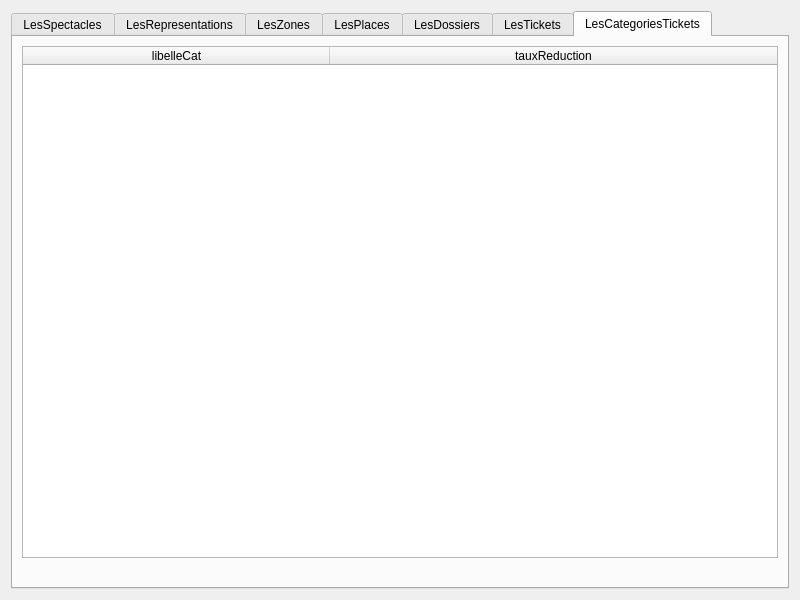
<?xml version="1.0" encoding="UTF-8"?>
<ui version="4.0">
 <class>tablesData</class>
 <widget class="QDialog" name="tablesData">
  <property name="windowModality">
   <enum>Qt::ApplicationModal</enum>
  </property>
  <property name="geometry">
   <rect>
    <x>0</x>
    <y>0</y>
    <width>800</width>
    <height>600</height>
   </rect>
  </property>
  <property name="sizePolicy">
   <sizepolicy hsizetype="Preferred" vsizetype="Preferred">
    <horstretch>0</horstretch>
    <verstretch>0</verstretch>
   </sizepolicy>
  </property>
  <property name="minimumSize">
   <size>
    <width>0</width>
    <height>0</height>
   </size>
  </property>
  <property name="windowTitle">
   <string>BD Théâtre</string>
  </property>
  <layout class="QVBoxLayout" name="verticalLayout">
   <item>
    <widget class="QTabWidget" name="tabWidget">
     <property name="currentIndex">
      <number>6</number>
     </property>
     <widget class="QWidget" name="tabSpectacles">
      <attribute name="title">
       <string>LesSpectacles</string>
      </attribute>
      <layout class="QVBoxLayout" name="verticalLayout_3">
       <item>
        <widget class="QTableWidget" name="tableSpectacles">
         <property name="sizePolicy">
          <sizepolicy hsizetype="Expanding" vsizetype="Expanding">
           <horstretch>0</horstretch>
           <verstretch>0</verstretch>
          </sizepolicy>
         </property>
         <property name="minimumSize">
          <size>
           <width>0</width>
           <height>400</height>
          </size>
         </property>
         <property name="baseSize">
          <size>
           <width>0</width>
           <height>0</height>
          </size>
         </property>
         <property name="columnCount">
          <number>3</number>
         </property>
         <attribute name="horizontalHeaderMinimumSectionSize">
          <number>50</number>
         </attribute>
         <attribute name="horizontalHeaderDefaultSectionSize">
          <number>200</number>
         </attribute>
         <attribute name="horizontalHeaderStretchLastSection">
          <bool>true</bool>
         </attribute>
         <attribute name="verticalHeaderVisible">
          <bool>false</bool>
         </attribute>
         <column>
          <property name="text">
           <string>noSpec</string>
          </property>
         </column>
         <column>
          <property name="text">
           <string>nomSpec</string>
          </property>
         </column>
         <column>
          <property name="text">
           <string>prixBaseSpec</string>
          </property>
         </column>
        </widget>
       </item>
       <item>
        <widget class="QLabel" name="label_spectacles">
         <property name="palette">
          <palette>
           <active>
            <colorrole role="WindowText">
             <brush brushstyle="SolidPattern">
              <color alpha="255">
               <red>255</red>
               <green>0</green>
               <blue>0</blue>
              </color>
             </brush>
            </colorrole>
           </active>
           <inactive>
            <colorrole role="WindowText">
             <brush brushstyle="SolidPattern">
              <color alpha="255">
               <red>255</red>
               <green>0</green>
               <blue>0</blue>
              </color>
             </brush>
            </colorrole>
           </inactive>
           <disabled>
            <colorrole role="WindowText">
             <brush brushstyle="SolidPattern">
              <color alpha="255">
               <red>120</red>
               <green>120</green>
               <blue>120</blue>
              </color>
             </brush>
            </colorrole>
           </disabled>
          </palette>
         </property>
         <property name="text">
          <string/>
         </property>
         <property name="alignment">
          <set>Qt::AlignCenter</set>
         </property>
        </widget>
       </item>
      </layout>
     </widget>
     <widget class="QWidget" name="tabRepresentations">
      <attribute name="title">
       <string>LesRepresentations</string>
      </attribute>
      <layout class="QVBoxLayout" name="verticalLayout_2">
       <item>
        <widget class="QTableWidget" name="tableRepresentations">
         <property name="sizePolicy">
          <sizepolicy hsizetype="Expanding" vsizetype="Expanding">
           <horstretch>0</horstretch>
           <verstretch>0</verstretch>
          </sizepolicy>
         </property>
         <property name="minimumSize">
          <size>
           <width>0</width>
           <height>400</height>
          </size>
         </property>
         <property name="baseSize">
          <size>
           <width>0</width>
           <height>0</height>
          </size>
         </property>
         <property name="layoutDirection">
          <enum>Qt::LeftToRight</enum>
         </property>
         <property name="columnCount">
          <number>4</number>
         </property>
         <attribute name="horizontalHeaderCascadingSectionResizes">
          <bool>true</bool>
         </attribute>
         <attribute name="horizontalHeaderMinimumSectionSize">
          <number>50</number>
         </attribute>
         <attribute name="horizontalHeaderDefaultSectionSize">
          <number>250</number>
         </attribute>
         <attribute name="horizontalHeaderHighlightSections">
          <bool>true</bool>
         </attribute>
         <attribute name="horizontalHeaderStretchLastSection">
          <bool>true</bool>
         </attribute>
         <attribute name="verticalHeaderVisible">
          <bool>false</bool>
         </attribute>
         <column>
          <property name="text">
           <string>noSpec</string>
          </property>
         </column>
         <column>
          <property name="text">
           <string>dateRep</string>
          </property>
         </column>
         <column>
          <property name="text">
           <string>promoRep</string>
          </property>
         </column>
         <column>
          <property name="text">
           <string>nbrPlacesDisp</string>
          </property>
         </column>
        </widget>
       </item>
       <item>
        <widget class="QLabel" name="label_representations">
         <property name="palette">
          <palette>
           <active>
            <colorrole role="WindowText">
             <brush brushstyle="SolidPattern">
              <color alpha="255">
               <red>255</red>
               <green>0</green>
               <blue>0</blue>
              </color>
             </brush>
            </colorrole>
           </active>
           <inactive>
            <colorrole role="WindowText">
             <brush brushstyle="SolidPattern">
              <color alpha="255">
               <red>255</red>
               <green>0</green>
               <blue>0</blue>
              </color>
             </brush>
            </colorrole>
           </inactive>
           <disabled>
            <colorrole role="WindowText">
             <brush brushstyle="SolidPattern">
              <color alpha="255">
               <red>120</red>
               <green>120</green>
               <blue>120</blue>
              </color>
             </brush>
            </colorrole>
           </disabled>
          </palette>
         </property>
         <property name="text">
          <string/>
         </property>
         <property name="alignment">
          <set>Qt::AlignCenter</set>
         </property>
        </widget>
       </item>
      </layout>
     </widget>
     <widget class="QWidget" name="tabZones">
      <attribute name="title">
       <string>LesZones</string>
      </attribute>
      <layout class="QVBoxLayout" name="verticalLayout_4">
       <item>
        <widget class="QTableWidget" name="tableZones">
         <property name="sizePolicy">
          <sizepolicy hsizetype="Expanding" vsizetype="Expanding">
           <horstretch>0</horstretch>
           <verstretch>0</verstretch>
          </sizepolicy>
         </property>
         <property name="minimumSize">
          <size>
           <width>0</width>
           <height>400</height>
          </size>
         </property>
         <property name="baseSize">
          <size>
           <width>0</width>
           <height>0</height>
          </size>
         </property>
         <property name="columnCount">
          <number>3</number>
         </property>
         <attribute name="horizontalHeaderMinimumSectionSize">
          <number>50</number>
         </attribute>
         <attribute name="horizontalHeaderDefaultSectionSize">
          <number>200</number>
         </attribute>
         <attribute name="horizontalHeaderStretchLastSection">
          <bool>true</bool>
         </attribute>
         <attribute name="verticalHeaderVisible">
          <bool>false</bool>
         </attribute>
         <column>
          <property name="text">
           <string>noZone</string>
          </property>
         </column>
         <column>
          <property name="text">
           <string>catZone</string>
          </property>
         </column>
         <column>
          <property name="text">
           <string>tauxZone</string>
          </property>
         </column>
        </widget>
       </item>
       <item>
        <widget class="QLabel" name="label_zones">
         <property name="palette">
          <palette>
           <active>
            <colorrole role="WindowText">
             <brush brushstyle="SolidPattern">
              <color alpha="255">
               <red>255</red>
               <green>0</green>
               <blue>0</blue>
              </color>
             </brush>
            </colorrole>
           </active>
           <inactive>
            <colorrole role="WindowText">
             <brush brushstyle="SolidPattern">
              <color alpha="255">
               <red>255</red>
               <green>0</green>
               <blue>0</blue>
              </color>
             </brush>
            </colorrole>
           </inactive>
           <disabled>
            <colorrole role="WindowText">
             <brush brushstyle="SolidPattern">
              <color alpha="255">
               <red>120</red>
               <green>120</green>
               <blue>120</blue>
              </color>
             </brush>
            </colorrole>
           </disabled>
          </palette>
         </property>
         <property name="text">
          <string/>
         </property>
         <property name="alignment">
          <set>Qt::AlignCenter</set>
         </property>
        </widget>
       </item>
      </layout>
     </widget>
     <widget class="QWidget" name="tabPlaces">
      <attribute name="title">
       <string>LesPlaces</string>
      </attribute>
      <layout class="QVBoxLayout" name="verticalLayout_5">
       <item>
        <widget class="QTableWidget" name="tablePlaces">
         <attribute name="horizontalHeaderMinimumSectionSize">
          <number>50</number>
         </attribute>
         <attribute name="horizontalHeaderDefaultSectionSize">
          <number>200</number>
         </attribute>
         <attribute name="horizontalHeaderStretchLastSection">
          <bool>true</bool>
         </attribute>
         <attribute name="verticalHeaderVisible">
          <bool>false</bool>
         </attribute>
         <column>
          <property name="text">
           <string>noPlace</string>
          </property>
         </column>
         <column>
          <property name="text">
           <string>noRang</string>
          </property>
         </column>
         <column>
          <property name="text">
           <string>noZone</string>
          </property>
         </column>
        </widget>
       </item>
       <item>
        <widget class="QLabel" name="label_places">
         <property name="palette">
          <palette>
           <active>
            <colorrole role="WindowText">
             <brush brushstyle="SolidPattern">
              <color alpha="255">
               <red>255</red>
               <green>0</green>
               <blue>0</blue>
              </color>
             </brush>
            </colorrole>
           </active>
           <inactive>
            <colorrole role="WindowText">
             <brush brushstyle="SolidPattern">
              <color alpha="255">
               <red>255</red>
               <green>0</green>
               <blue>0</blue>
              </color>
             </brush>
            </colorrole>
           </inactive>
           <disabled>
            <colorrole role="WindowText">
             <brush brushstyle="SolidPattern">
              <color alpha="255">
               <red>120</red>
               <green>120</green>
               <blue>120</blue>
              </color>
             </brush>
            </colorrole>
           </disabled>
          </palette>
         </property>
         <property name="text">
          <string/>
         </property>
         <property name="alignment">
          <set>Qt::AlignCenter</set>
         </property>
        </widget>
       </item>
      </layout>
     </widget>
     <widget class="QWidget" name="tabDossiers">
      <attribute name="title">
       <string>LesDossiers</string>
      </attribute>
      <layout class="QVBoxLayout" name="verticalLayout_6">
       <item>
        <widget class="QTableWidget" name="tableDossiers">
         <attribute name="horizontalHeaderMinimumSectionSize">
          <number>50</number>
         </attribute>
         <attribute name="horizontalHeaderDefaultSectionSize">
          <number>331</number>
         </attribute>
         <attribute name="horizontalHeaderStretchLastSection">
          <bool>true</bool>
         </attribute>
         <attribute name="verticalHeaderVisible">
          <bool>false</bool>
         </attribute>
         <column>
          <property name="text">
           <string>noDos</string>
          </property>
         </column>
         <column>
          <property name="text">
           <string>montant</string>
          </property>
         </column>
        </widget>
       </item>
       <item>
        <widget class="QLabel" name="label_dossiers">
         <property name="palette">
          <palette>
           <active>
            <colorrole role="WindowText">
             <brush brushstyle="SolidPattern">
              <color alpha="255">
               <red>255</red>
               <green>0</green>
               <blue>0</blue>
              </color>
             </brush>
            </colorrole>
           </active>
           <inactive>
            <colorrole role="WindowText">
             <brush brushstyle="SolidPattern">
              <color alpha="255">
               <red>255</red>
               <green>0</green>
               <blue>0</blue>
              </color>
             </brush>
            </colorrole>
           </inactive>
           <disabled>
            <colorrole role="WindowText">
             <brush brushstyle="SolidPattern">
              <color alpha="255">
               <red>120</red>
               <green>120</green>
               <blue>120</blue>
              </color>
             </brush>
            </colorrole>
           </disabled>
          </palette>
         </property>
         <property name="text">
          <string/>
         </property>
         <property name="alignment">
          <set>Qt::AlignCenter</set>
         </property>
        </widget>
       </item>
      </layout>
     </widget>
     <widget class="QWidget" name="tabTickets">
      <attribute name="title">
       <string>LesTickets</string>
      </attribute>
      <layout class="QVBoxLayout" name="verticalLayout_7">
       <item>
        <widget class="QTableWidget" name="tableTickets">
         <attribute name="horizontalHeaderMinimumSectionSize">
          <number>50</number>
         </attribute>
         <attribute name="horizontalHeaderDefaultSectionSize">
          <number>140</number>
         </attribute>
         <attribute name="horizontalHeaderStretchLastSection">
          <bool>true</bool>
         </attribute>
         <attribute name="verticalHeaderVisible">
          <bool>false</bool>
         </attribute>
         <column>
          <property name="text">
           <string>noSpec</string>
          </property>
         </column>
         <column>
          <property name="text">
           <string>dateRep</string>
          </property>
         </column>
         <column>
          <property name="text">
           <string>noPlace</string>
          </property>
         </column>
         <column>
          <property name="text">
           <string>noRang</string>
          </property>
         </column>
         <column>
          <property name="text">
           <string>dateEmTick</string>
          </property>
         </column>
         <column>
          <property name="text">
           <string>libelleCat</string>
          </property>
         </column>
         <column>
          <property name="text">
           <string>noDos</string>
          </property>
         </column>
        </widget>
       </item>
       <item>
        <layout class="QHBoxLayout" name="horizontalLayout">
         <item>
          <spacer name="horizontalSpacer">
           <property name="orientation">
            <enum>Qt::Horizontal</enum>
           </property>
           <property name="sizeHint" stdset="0">
            <size>
             <width>40</width>
             <height>20</height>
            </size>
           </property>
          </spacer>
         </item>
         <item>
          <widget class="QPushButton" name="pushButton">
           <property name="text">
            <string>Fermer</string>
           </property>
          </widget>
         </item>
         <item>
          <spacer name="horizontalSpacer_2">
           <property name="orientation">
            <enum>Qt::Horizontal</enum>
           </property>
           <property name="sizeHint" stdset="0">
            <size>
             <width>40</width>
             <height>20</height>
            </size>
           </property>
          </spacer>
         </item>
        </layout>
       </item>
       <item>
        <widget class="QLabel" name="label_tickets">
         <property name="palette">
          <palette>
           <active>
            <colorrole role="WindowText">
             <brush brushstyle="SolidPattern">
              <color alpha="255">
               <red>255</red>
               <green>0</green>
               <blue>0</blue>
              </color>
             </brush>
            </colorrole>
           </active>
           <inactive>
            <colorrole role="WindowText">
             <brush brushstyle="SolidPattern">
              <color alpha="255">
               <red>255</red>
               <green>0</green>
               <blue>0</blue>
              </color>
             </brush>
            </colorrole>
           </inactive>
           <disabled>
            <colorrole role="WindowText">
             <brush brushstyle="SolidPattern">
              <color alpha="255">
               <red>120</red>
               <green>120</green>
               <blue>120</blue>
              </color>
             </brush>
            </colorrole>
           </disabled>
          </palette>
         </property>
         <property name="text">
          <string/>
         </property>
         <property name="alignment">
          <set>Qt::AlignCenter</set>
         </property>
        </widget>
       </item>
      </layout>
     </widget>
     <widget class="QWidget" name="tabCategories">
      <attribute name="title">
       <string>LesCategoriesTickets</string>
      </attribute>
      <layout class="QVBoxLayout" name="verticalLayout_8">
       <item>
        <widget class="QTableWidget" name="tableCategories">
         <attribute name="horizontalHeaderMinimumSectionSize">
          <number>50</number>
         </attribute>
         <attribute name="horizontalHeaderDefaultSectionSize">
          <number>307</number>
         </attribute>
         <attribute name="horizontalHeaderStretchLastSection">
          <bool>true</bool>
         </attribute>
         <attribute name="verticalHeaderVisible">
          <bool>false</bool>
         </attribute>
         <column>
          <property name="text">
           <string>libelleCat</string>
          </property>
         </column>
         <column>
          <property name="text">
           <string>tauxReduction</string>
          </property>
         </column>
        </widget>
       </item>
       <item>
        <widget class="QLabel" name="label_categories">
         <property name="text">
          <string/>
         </property>
        </widget>
       </item>
      </layout>
     </widget>
    </widget>
   </item>
  </layout>
 </widget>
 <resources/>
 <connections>
  <connection>
   <sender>pushButton</sender>
   <signal>clicked()</signal>
   <receiver>tablesData</receiver>
   <slot>close()</slot>
   <hints>
    <hint type="sourcelabel">
     <x>360</x>
     <y>526</y>
    </hint>
    <hint type="destinationlabel">
     <x>323</x>
     <y>169</y>
    </hint>
   </hints>
  </connection>
 </connections>
 <slots>
  <slot>refreshSpectaclesData()</slot>
  <slot>refreshZonesData()</slot>
  <slot>refreshRepresentationsData()</slot>
 </slots>
</ui>
